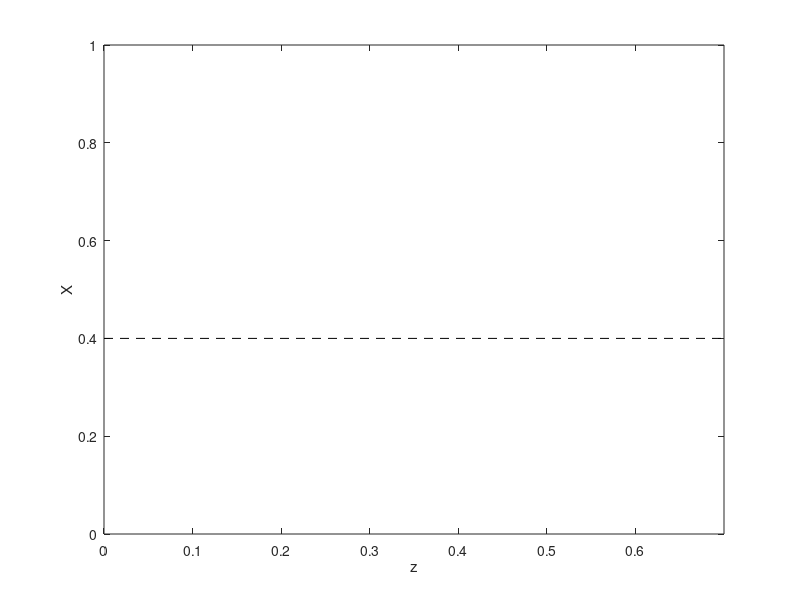

The MATLAB script that drew this image: (Note: this script raises an error after producing the figure.)
clc
clear all
close all

params.a0 = 0.4;
params.r = 0.5;
params.g1 = 1-params.r;
params.g0 = params.g1 + params.r/params.a0;

%% verify x(z,t)
figure(100)
hold on
axis([0 0.7 0 1])
box on
xlabel('z')
ylabel('X')
plot([0 0.7], params.a0*[1 1], 'k--')

t = 0.454% linspace(1E-2, 0.5, 11);
for i = 1:numel(t)
    params.t = t(i);
    params.a = sqrt(2*params.t);
    
    params.z2 = z2(params);
    
    x = x_grid(params);
    z = z_of_x(x, params);
    
    params.x = x;
    params.z = z;
    
    x_inv = x_of_z(z, params);
    
    plot(z, x, 'k-', 'LineWidth', 1)
    plot(z, x_inv, 'r--', 'LineWidth', 2)
    plot(params.z2, 0, 'sk', 'MarkerFaceColor', 'black')
end

%% verify c(z,t)
figure(200)
hold on
axis([0 0.7 0 1])
box on
xlabel('z')
ylabel('C')
% plot([0 0.7], params.a0*[1 1], 'k--')

% t = linspace(1E-2, 0.5, 11);
for i = 1:numel(t)
    params.t = t(i);
    params.a = sqrt(2*params.t);
    
    params.z0 = z0(params);
    params.z2 = z2(params);
    
    x = x_grid(params);
    z = z_of_x(x, params);
    c = c_of_x(x, params);
    
    plot(z, c, 'k-', 'LineWidth', 1)
    plot(params.z0, c_of_x(params.a0, params), 'ok', 'MarkerFaceColor', 'black')
    plot(params.z2, 1, 'sk', 'MarkerFaceColor', 'black')
end

%% verify G(x)/x
figure(300)
hold on
axis([0 2 0 params.g0])
box on
xlabel('x')
ylabel('G(x)/x')

params.t = 2;
params.a = sqrt(2*params.t);

x = x_grid(params, 0.0001);
out = G2X(x, params);

plot(x, out, 'k-', 'LineWidth', 1)
plot(params.a0*[1 1], [0 params.g0], 'k--')
plot([1 1], [0 params.g0], 'k--')
